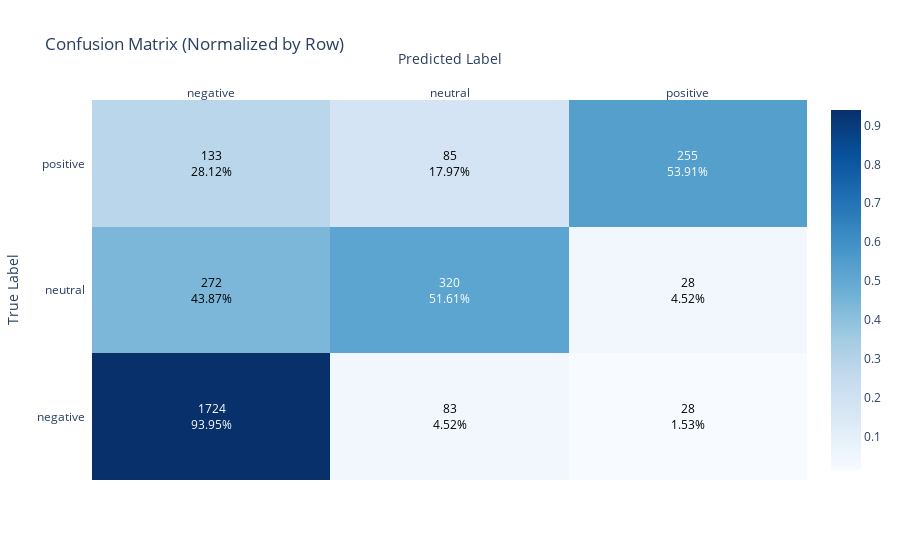

Notebook code cell kept with this figure:
### Code cell
#interactive confusion matrix using plotly
import numpy as np
import plotly.figure_factory as ff
from sklearn.metrics import confusion_matrix

#computing confusion matrix
cm = confusion_matrix(y_test, y_pred, labels=model.classes_)

#converting to NumPy array
cm = np.array(cm, dtype=np.float64)

#calculating percentages for annotation
cm_percent = cm / cm.sum(axis=1, keepdims=True)
cm_percent = np.nan_to_num(cm_percent)  #avoiding NaN for zero rows

#creating annotations (counts + percentages)
annotations = [
    [f"{int(count)}<br>{perc:.2%}" for count, perc in zip(row_cm, row_pc)]
    for row_cm, row_pc in zip(cm, cm_percent)
]

#creating annotated heatmap
fig = ff.create_annotated_heatmap(
    z=cm_percent,
    x=list(model.classes_),
    y=list(model.classes_),
    annotation_text=annotations,
    colorscale='Blues',
    showscale=True
)

fig.update_layout(
    title='Confusion Matrix (Normalized by Row)',
    xaxis_title='Predicted Label',
    yaxis_title='True Label'
)

fig.show()

### Figure 1 — Plotly figure (JSON) as saved in the notebook; plotly's stock layout.template omitted (floating-point values rounded to 4 significant figures)
{"data": [{"colorscale": [[0, "rgb(247,251,255)"], [0.125, "rgb(222,235,247)"], [0.25, "rgb(198,219,239)"], [0.375, "rgb(158,202,225)"], [0.5, "rgb(107,174,214)"], [0.625, "rgb(66,146,198)"], [0.75, "rgb(33,113,181)"], [0.875, "rgb(8,81,156)"], [1, "rgb(8,48,107)"]], "reversescale": false, "showscale": true, "type": "heatmap", "x": ["negative", "neutral", "positive"], "y": ["negative", "neutral", "positive"], "z": [[0.9395, 0.04523, 0.01526], [0.4387, 0.5161, 0.04516], [0.2812, 0.1797, 0.5391]]}], "layout": {"annotations": [{"font": {"color": "#FFFFFF"}, "showarrow": false, "text": "1724<br>93.95%", "x": "negative", "xref": "x", "y": "negative", "yref": "y"}, {"font": {"color": "#000000"}, "showarrow": false, "text": "83<br>4.52%", "x": "neutral", "xref": "x", "y": "negative", "yref": "y"}, {"font": {"color": "#000000"}, "showarrow": false, "text": "28<br>1.53%", "x": "positive", "xref": "x", "y": "negative", "yref": "y"}, {"font": {"color": "#000000"}, "showarrow": false, "text": "272<br>43.87%", "x": "negative", "xref": "x", "y": "neutral", "yref": "y"}, {"font": {"color": "#FFFFFF"}, "showarrow": false, "text": "320<br>51.61%", "x": "neutral", "xref": "x", "y": "neutral", "yref": "y"}, {"font": {"color": "#000000"}, "showarrow": false, "text": "28<br>4.52%", "x": "positive", "xref": "x", "y": "neutral", "yref": "y"}, {"font": {"color": "#000000"}, "showarrow": false, "text": "133<br>28.12%", "x": "negative", "xref": "x", "y": "positive", "yref": "y"}, {"font": {"color": "#000000"}, "showarrow": false, "text": "85<br>17.97%", "x": "neutral", "xref": "x", "y": "positive", "yref": "y"}, {"font": {"color": "#FFFFFF"}, "showarrow": false, "text": "255<br>53.91%", "x": "positive", "xref": "x", "y": "positive", "yref": "y"}], "title": {"text": "Confusion Matrix (Normalized by Row)"}, "xaxis": {"dtick": 1, "gridcolor": "rgb(0, 0, 0)", "side": "top", "ticks": "", "title": {"text": "Predicted Label"}}, "yaxis": {"dtick": 1, "ticks": "", "ticksuffix": "  ", "title": {"text": "True Label"}}}}
